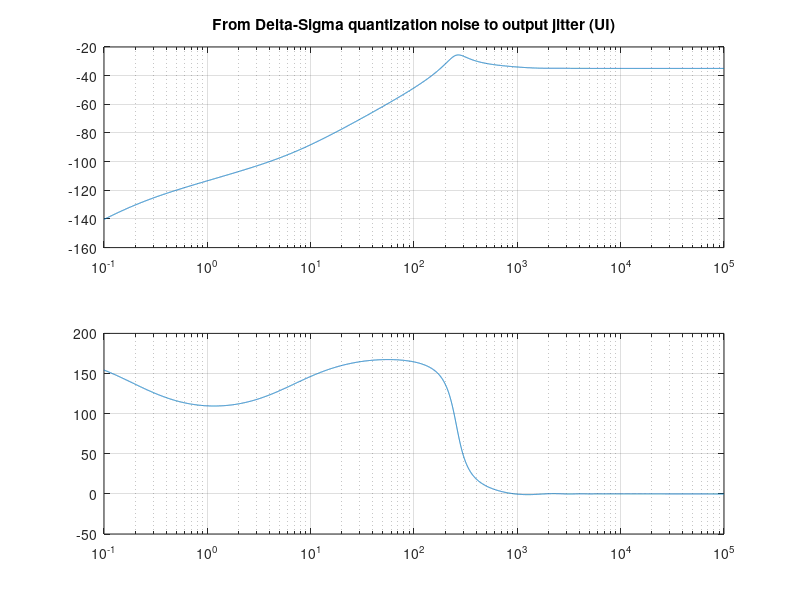
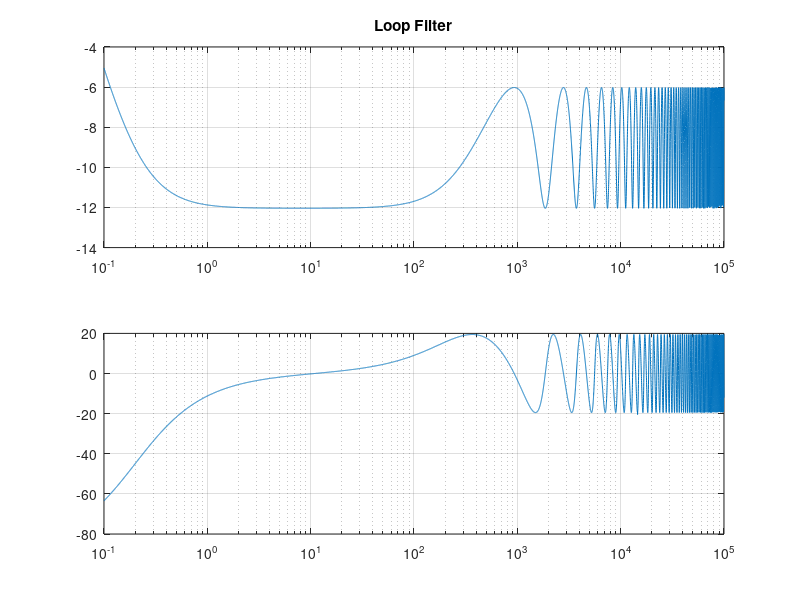
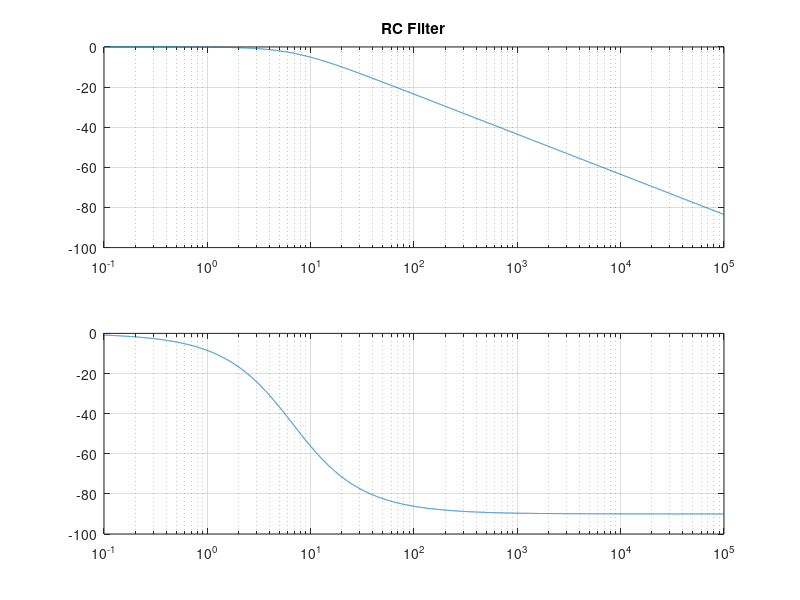
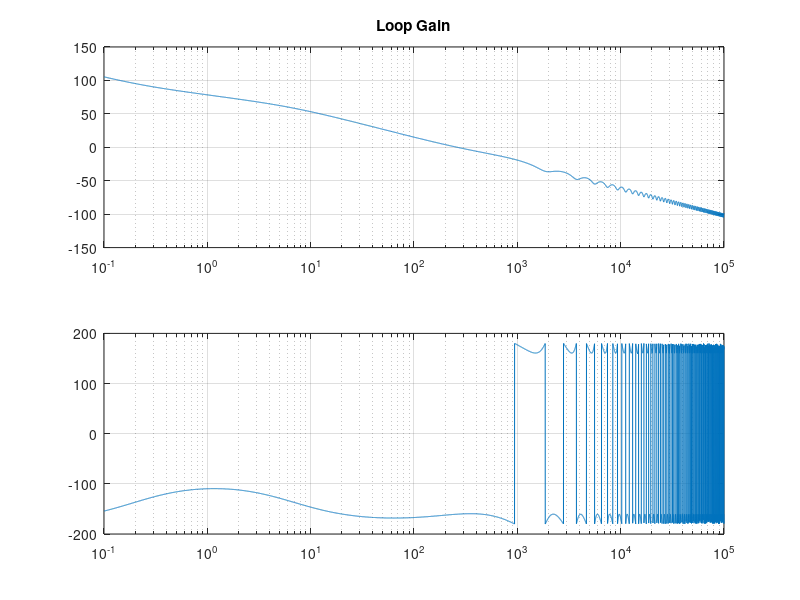

Here is the MATLAB script that generated these plots, in order:
w=logspace(-1,5,10000);

%VCXO:
Kvcxo=90e-6;
fvcxo=148.5e6/1.001;
Gvcxo=Kvcxo*fvcxo;

%Phase compartor:
Nfodiv=500*4;
Tsphase=1/fvcxo*Nfodiv;
Hf2t=1./(i*w);

%Loop Filter:
G=5e-2;
Gp=1/20000;
Gi=1/20000;
Gd=0;
Gp=.5*G
Gi=1*G
Gd=5e-4;
Hlf=1./(i*w)*Gi+Gp+(i*w)*Gd;
%Digital Approximation:
Tlfp=Tsphase;
Gpd=0.25
Tlfi=128*500/fvcxo;
Gid=Gi*Tlfi
Tlfd=1000*500/fvcxo;
Gdd=1/8;
Hlfd=Gpd+Gid*(1./(exp(i*w*Tlfi)-1))+Gdd*(1-exp(-i*w*Tlfd));
Hlf=Hlfd;

%DeltaSigma DAC:
Vcc=3.3;
Nbit=12;
Tds=8/fvcxo;
Gdac=Vcc/8*6;
Hntf=(exp(i*w*Tds)-1)./exp(i*w*Tds).*Gdac;

%RC Filter:
R=220e3;
C=680e-9;
Hrc=1./(R*C*i*w+1);

%Loop Gain:
Hloop=Hf2t.*Hlf.*Gdac.*Hrc.*Kvcxo.*fvcxo;
%Phase margin:
PhaseMargin=45;
GainMargin=-20*log10(abs(Hloop(max(find(180/pi*angle(Hloop)>-180+PhaseMargin)))))
PhaseMargin=180+180/pi*angle(Hloop(min(find(abs(Hloop)<1))))

%From VCXO voltage noise to jitter:
HVc2jit=Kvcxo.*fvcxo./(1+Hloop).*(1./(i*w)).*10;

%From DS quantization noise to jitter:
Hq2jit=Hntf.*HVc2jit;

%From DAC noise to jitter:
Hdac2jit=Hrc.*HVc2jit;

%From fin to fout:
Hfi2fo=((1./(i*w)).*Hlf.*Gdac.*Hrc.*Gvcxo)./(1+Hloop);

%From phase detector quantization to jitter:
Hpq2jit=Hlf.*Gdac.*Hrc.*HVc2jit;


figure(1)
subplot(2,1,1)
semilogx(w,20*log10(abs(Hq2jit)));
grid on
title('From Delta-Sigma quantization noise to output jitter (UI)')
subplot(2,1,2)
semilogx(w,180./pi*angle(Hq2jit));
grid on

figure(2)
subplot(2,1,1)
semilogx(w,20*log10(abs(Hlf)));
title('Loop Filter')
grid on
subplot(2,1,2)
semilogx(w,180./pi*angle(Hlf));
grid on

figure(3)
subplot(2,1,1)
semilogx(w,20*log10(abs(Hrc)));
title('RC Filter')
grid on
subplot(2,1,2)
semilogx(w,180./pi*angle(Hrc));
grid on

figure(4)
subplot(2,1,1)
semilogx(w,20*log10(abs(Hloop)));
grid on
title('Loop Gain')
subplot(2,1,2)
semilogx(w,180./pi*angle(Hloop));
grid on

figure(5)
subplot(2,1,1)
semilogx(w,20*log10(abs(HVc2jit)));
grid on
title('From VCXO voltage (Vc) to output jitter (UI)')
subplot(2,1,2)
semilogx(w,180./pi*angle(HVc2jit));
grid on

figure(6)
subplot(2,1,1)
semilogx(w,20*log10(abs(Hdac2jit)));
grid on
title('From DAC output noise (voltage) to output jitter (UI)')
subplot(2,1,2)
semilogx(w,180./pi*angle(Hdac2jit));
grid on

figure(7)
subplot(2,1,1)
semilogx(w,20*log10(abs(Hfi2fo)));
grid on
title('From fin to fout')
subplot(2,1,2)
semilogx(w,180./pi*angle(Hfi2fo));
grid on

figure(8)
subplot(2,1,1)
semilogx(w,20*log10(abs(Hpq2jit)));
grid on
title('From phase detector quantization to jitter (UI)')
subplot(2,1,2)
semilogx(w,180./pi*angle(Hpq2jit));
grid on